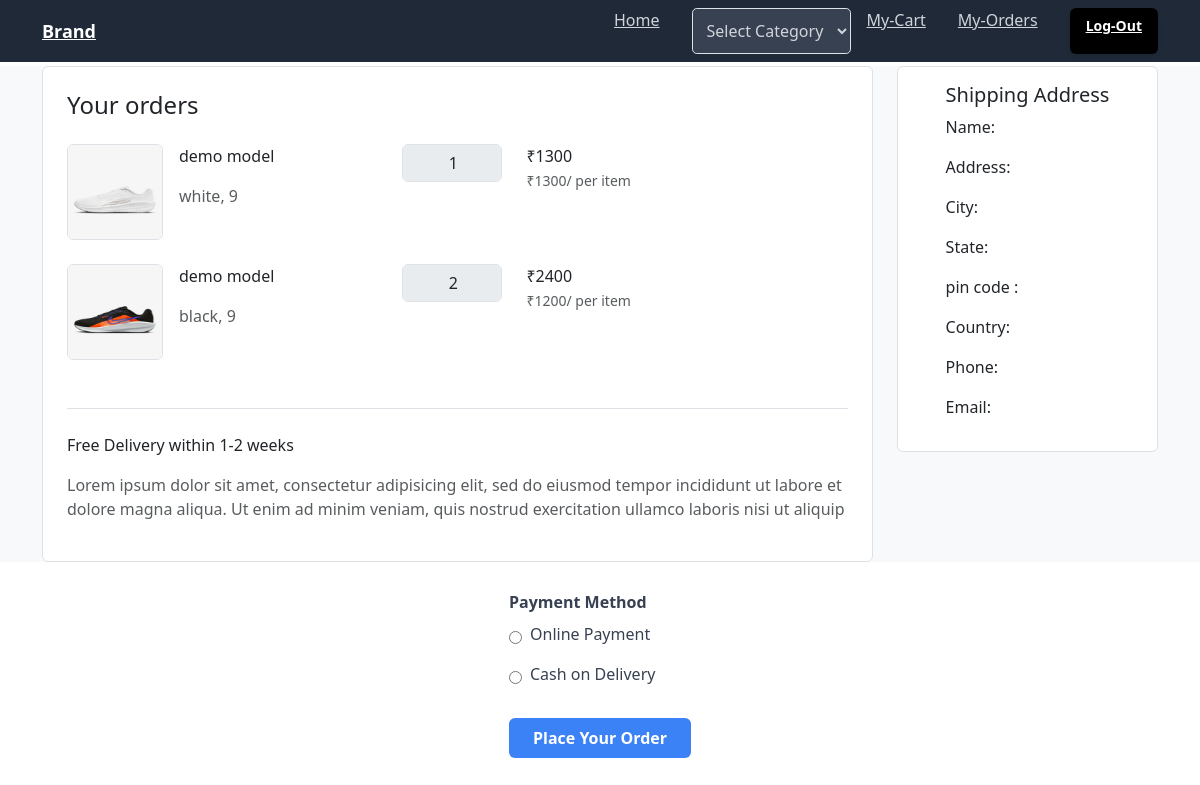
/checkout/ (signed in), run on an earlier commit of the app's database.
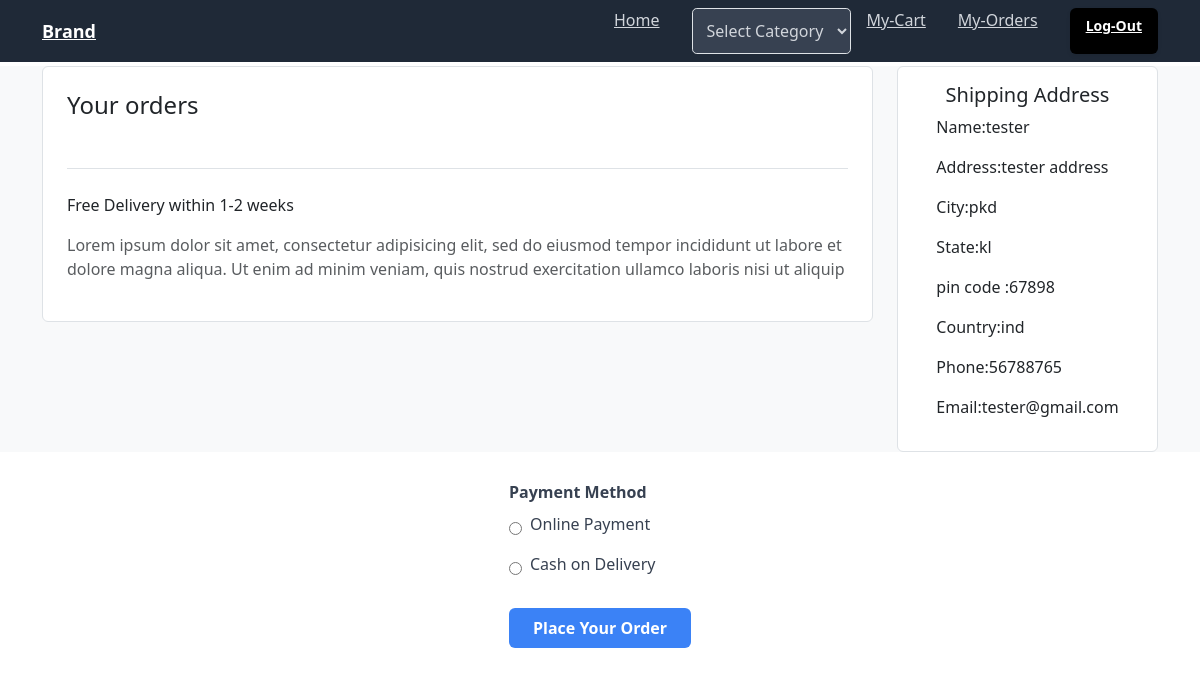
And on a later commit of the database.
### store/models.py (models this page shows, shortened)
class CartItems(models.Model):
    wishlist_object=models.ForeignKey(Cart,on_delete=models.CASCADE,related_name="cart_items")
    product_variant_object=models.ForeignKey(ProductVariant,on_delete=models.CASCADE)
    size_variant=models.PositiveIntegerField(null=True)
    quantity=models.PositiveIntegerField(null=True)
    total=models.PositiveIntegerField(null=True)
    is_order_placed=models.BooleanField(default=False)
    created_date=models.DateTimeField(auto_now_add=True)
    updated_date=models.DateTimeField(auto_now=True)
    is_active=models.BooleanField(default=True)

class ProductVariant(models.Model):
    product_object=models.ForeignKey(Product,on_delete=models.CASCADE,related_name='product_variant')
    color_variant=models.CharField(max_length=100,null=True)
    variant_img=models.ImageField(upload_to="variant_pictures",default="/product_pictures/default.png")
    price_variant=models.PositiveIntegerField()
    created_date=models.DateTimeField(auto_now_add=True)
    updated_date=models.DateTimeField(auto_now=True)
    is_active=models.BooleanField(default=True)

class Product(models.Model):
    title=models.CharField(max_length=200)
    description=models.TextField()
    brand_object=models.ForeignKey(Brand,on_delete=models.CASCADE)
    category_object=models.ForeignKey(Category,on_delete=models.CASCADE)
    owner=models.ForeignKey(User,on_delete=models.CASCADE,related_name="projects")
    thumbnail=models.ImageField(upload_to="product_pictures",default="/product_pictures/default.png")
    size_objects=models.ManyToManyField(Size)
    price=models.PositiveIntegerField()
    created_date=models.DateTimeField(auto_now_add=True)
    updated_date=models.DateTimeField(auto_now=True)
    is_active=models.BooleanField(default=True)
    def __str__(self):
        return self.title

class ShippingAddress(models.Model):
    user_object=models.ForeignKey(User,on_delete=models.CASCADE)
    full_name = models.CharField(max_length=200)
    street_address = models.CharField(max_length=1000)
    address_line_2 = models.CharField(max_length=255, blank=True, null=True)
    city = models.CharField(max_length=200)
    state = models.CharField(max_length=200)
    postal_code = models.CharField(max_length=20)
    country =models.CharField(max_length=200)
    phone_number = models.CharField(max_length=20)
    email = models.EmailField()
    created_date=models.DateTimeField(auto_now_add=True,null=True)
    updated_date=models.DateTimeField(auto_now=True,null=True)
    is_active=models.BooleanField(default=True)

### store/views.py (the view, shortened to what this page needs)
# urls.py: path('checkout/',views.CheckOutView.as_view(),name='checkout'),
class CheckOutView(View):
    def get(self,request,*args,**kwargs):
        qs=request.user.cart.cart_items.filter(is_order_placed=False)
        shipping_address=ShippingAddress.objects.filter(user_object=request.user).order_by('created_date').first()
        return render(request,'store/checkout.html',{'products':qs,"shipping":shipping_address})

### store/templates/store/checkout.html (shortened to what the changed rows need)
{%extends 'store/base.html'%}
{%block main_block%}
{%load static%}
<link rel="stylesheet" href="{%static 'css/my_cart.css'%}">
<link href="https://cdn.jsdelivr.net/npm/bootstrap@5.3.3/dist/css/bootstrap.min.css" rel="stylesheet">
  <section class="bg-light my-1">
    <div class="container">
      <div class="row">
        <div class="col-lg-9">
          <div class="card border shadow-0">
            <div class="m-4">
              {%for p in products%}
              <div class="row gy-3 mb-4">
                <div class="col-lg-5">
                  <div class="me-lg-5">
                    <div class="d-flex">
                      <img src="{{p.product_variant_object.variant_img.url}}" class="border rounded me-3" style="width: 96px; height: 96px;" />
                      <div class="">
                        <p class="nav-link">{{p.product_variant_object.product_object}}</p>
                        <p class="text-muted">{{p.product_variant_object.color_variant}}, {{p.size_variant}}</p>
                      </div>
                    </div>
                  </div>
                </div>
                <div class="col-lg-2 col-sm-6 col-6 d-flex flex-row flex-lg-column flex-xl-row text-nowrap">
                  <div class="">
                    <input disabled style="width: 100px;" class="form-control me-4" value="        {{p.quantity}}">
                  </div>
                  <div class="">
                    <text class="h6">₹{{p.total}}</text> <br />
                    <small class="text-muted text-nowrap"> ₹{{p.product_variant_object.price_variant}}/ per item </small>
                  </div>
                </div>
                <div class="col-lg col-sm-6 d-flex justify-content-sm-center justify-content-md-start justify-content-lg-center justify-content-xl-end mb-2">
                </div>
              </div>
              {%endfor%}
            </div>
          </div>
        </div>
        <div class="col-lg-3">
            <div class="card shadow-0 border">
              <div class="card-body">
                <div style="display: flex;flex-direction: column;flex-wrap: wrap;justify-content: center;align-content: center;"> <h5 align="center">Shipping Address</h5>
                    <div class="mb-3">Name:{{shipping.full_name}}</div>
                    <div class="mb-3">Address:{{shipping.street_address}}</div>
                    <div class="mb-3">City:{{shipping.city}}</div>
                    <div class="mb-3">State:{{shipping.state}}</div>
                    <div class="mb-3">pin code :{{shipping.postal_code}}</div>
                    <div class="mb-3">Country:{{shipping.country}}</div>
                    <div class="mb-3">Phone:{{shipping.phone_number}}</div>
                    <div class="mb-3">Email:{{shipping.email}}</div>
                  </div>
              </div>
            </div>
          </div>
      </div>
    </div>
  </section> <br>
{%endblock%}

What changed in the data, as far as the page shows it:
no longer on this page (row edited): CartItems: product_variant_object.variant_img (picture), product_variant_object.product_object "demo model", product_variant_object.color_variant "white", size_variant "9", quantity "1", total "1300", product_variant_object.price_variant "1300"
no longer on this page (row edited): CartItems: product_variant_object.variant_img (picture), product_variant_object.product_object "demo model", product_variant_object.color_variant "black", size_variant "9", quantity "2", total "2400", product_variant_object.price_variant "1200"
added ShippingAddress: full_name "tester", street_address "tester address", city "pkd", state "kl", postal_code "67898", country "ind", phone_number "56788765", email "tester@gmail.com"
